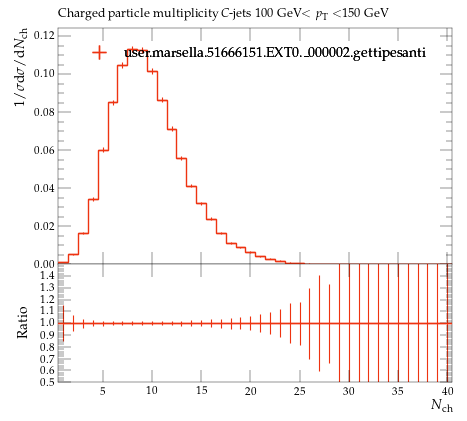

Here is the Python script that generated this plot:
#! /usr/bin/env python

# This Python script was auto-generated using YODA v2.0.2.
# Analysis object: /MC_HFDECAYS/avg_C_jet_ch_mult_100_150
# Timestamp: 24-07-2026 (16:40:05)

import matplotlib as mpl
import matplotlib.pyplot as plt
mpl.use('Agg') # comment out for interactive use
import os
import numpy as np

plotDir = os.path.split(os.path.realpath(__file__))[0]
if 'YODA_USER_PLOT_PATH' in globals():
    plot_outdir = globals()['YODA_USER_PLOT_PATH']
else:
    plot_outdir = plotDir

#plot style
plt.style.use(os.path.join(plotDir, '../default.mplstyle'))
# plot metadata
figW, figH = plt.rcParams['figure.figsize']
ax_xLabel = r'$N_\mathrm{ch}$'
ax_yLabel = r'$1/\sigma \mathrm{d}\sigma/\mathrm{d}N_\mathrm{ch}$'
ax_title  = r'Charged particle multiplicity $C$-jets 100 GeV$<p_\mathrm{T}<$150 GeV'
ax_xScale = 'linear'
ax_yScale = 'linear'
xLims = (0.5, 40.5)
yLims = (0.0, 0.12448700000000001)
xMinorTickMarks = 0

# TeX-friendly labels for the legend
labels = {
    'legend' : ([ r"user.marsella.51666151.EXT0.\_000002.gettipesanti" ], r""),
}

# Adjust canvas width and height
canvasW = 10.0
canvasH = 9.0
figW *= canvasW/10.
figH *= canvasH/9.

# Create figure and axis objects
fig, (ax, ratio0_ax) = plt.subplots(2, 1, sharex=True,
                  figsize=(figW,figH), gridspec_kw={'height_ratios': (6.0, 3.0)})

# Set figure margins
plt.subplots_adjust(
    left   = 1.0 * plt.rcParams['figure.subplot.left'],
    right  = 1.0 * plt.rcParams['figure.subplot.right'],
    top    = 1.0 * plt.rcParams['figure.subplot.top'],
    bottom = 1.0 * plt.rcParams['figure.subplot.bottom'])

ratio0_ax.yaxis.set_major_locator(mpl.ticker.MultipleLocator(0.1))
ratio0_ax.set_ylim(0.5, 1.4999)
ratio0_ax.set_ylabel('Ratio')
ratio0_ax.xaxis.set_minor_locator(mpl.ticker.NullLocator())

# the numerical data is stored in a separate file
dataf = dict()
prefix = os.path.split(__file__)[0]
if prefix:    prefix = prefix + '/'
exec(open(prefix+'avg_C_jet_ch_mult_100_150__data.py').read(), dataf)


legend_handles = dict() # keep track of handles for the legend

# style options for curves
# starts at zorder>=5 to draw curve on top of legend
styles = {
  'user.marsella.51666151.EXT0._000002.gettipesanti.yoda.gz': {
    'color' : '#EE3311',
    'linestyle' : '-',
    'linewidth' : 1,
    'marker' : 'none',
    'markersize' : 2,
    'capsize' : 0.0,
    'zorder' : 5,
    'histstyle' : 1,
    'drawstyle' : 'steps-pre',
    'xerrorbars' : 1,
    'yerrorbars' : 1,
    'fillcolor' : None,
    'fillopacity' : 1.0,
    'ratio0_linestyle' : '-',
    'ratio0_linewidth' : 1,
    'ratio0_marker' : 'none',
    'ratio0_markersize' : 2,
    'ratio0_capsize' : 0.0,
    'ratio0_zorder' : 5,
    'ratio0_histstyle' : 1,
    'ratio0_drawstyle' : 'steps-pre',
    'ratio0_xerrorbars' : 1,
    'ratio0_yerrorbars' : 1,
  },
}

# curve from input yoda files in main panel
for label, yvals in dataf['yvals'].items():
    if all(np.isnan(v) for v in dataf['yvals'][label]):
        continue
    tmp = None
    if styles[label]['histstyle']: # draw as histogram
        xpos = dataf['xedges'][label] if styles[label]['drawstyle'] else dataf['xpoints'][label]
        ypos = np.insert(yvals, 0, yvals[0]) if styles[label]['drawstyle'] else yvals
        if styles[label]['fillcolor']: # fill area below curve
            ax.fill_between(xpos, ypos, step='pre',
                            color=styles[label]['fillcolor'],
                            alpha=styles[label]['fillopacity'])
        tmp, = ax.plot(xpos, ypos,
                       color=styles[label]['color'],
                       linestyle=styles[label]['linestyle'],
                       linewidth=styles[label]['linewidth'],
                       drawstyle=styles[label]['drawstyle'], solid_joinstyle='miter',
                       zorder=styles[label]['zorder'], label=label)
    tmp = ax.errorbar(dataf['xpoints'][label], yvals,
                      xerr=np.array(dataf['xerrs'][label])*styles[label]['xerrorbars'],
                      yerr=np.array(dataf['yerrs'][label])*styles[label]['yerrorbars'],
                      fmt=styles[label]['marker'], capsize=styles[label]['capsize'],
                      markersize=styles[label]['markersize'],
                      ecolor=styles[label]['color'],
                      color=styles[label]['color'], zorder=styles[label]['zorder'])
    tmp[-1][0].set_linestyle(styles[label]['linestyle'])
    tmp[-1][0].set_linewidth(styles[label]['linewidth'])
    if label in dataf['add_legend_handle']:  legend_handles[label] = tmp
    for varLabel in dataf['variation_yvals'].keys():
        if varLabel.startswith(label):
            tmp, = ax.plot(dataf['xedges'][label], dataf['variation_yvals'][varLabel],
                           color=styles[label]['color'],
                           linestyle=styles[label]['linestyle'],
                           linewidth=styles[label]['linewidth'],
                           drawstyle='steps-pre', solid_joinstyle='miter',
                           zorder=styles[label]['zorder'], alpha=0.5)


# plots on ratio panel
# curve from input yoda files in ratio panel
for label, yvals in dataf['ratio0_yvals'].items():
    if all(np.isnan(v) for v in yvals):
        continue
    if styles[label]['ratio0_histstyle']: # plot as histogram
        xpos = dataf['xedges']['user.marsella.51666151.EXT0._000002.gettipesanti.yoda.gz'] if styles[label]['ratio0_drawstyle'] else dataf['xpoints']['user.marsella.51666151.EXT0._000002.gettipesanti.yoda.gz']
        ypos = np.insert(yvals, 0, yvals[0]) if styles[label]['ratio0_drawstyle'] else yvals
        ratio0_ax.plot(xpos, ypos,
                       color=styles[label]['color'],
                       linewidth=styles[label]['linewidth'],
                       linestyle=styles[label]['ratio0_linestyle'],
                       drawstyle=styles[label]['ratio0_drawstyle'], zorder=styles[label]['zorder'],
                       solid_joinstyle='miter')
    tmp = ratio0_ax.errorbar(dataf['xpoints']['user.marsella.51666151.EXT0._000002.gettipesanti.yoda.gz'], yvals,
                             xerr=np.array(dataf['ref_xerrs'])*styles[label]['ratio0_xerrorbars'],
                             yerr=np.array(dataf['ratio0_yerrs'][label])*styles[label]['ratio0_yerrorbars'],
                             fmt=styles[label]['ratio0_marker'], capsize=styles[label]['ratio0_capsize'],
                             markersize=styles[label]['ratio0_markersize'],
                             ecolor=styles[label]['color'],
                             color=styles[label]['color'])
    tmp[-1][0].set_linestyle(styles[label]['ratio0_linestyle'])
    tmp[-1][0].set_linewidth(styles[label]['ratio0_linewidth'])

    for varlabel in dataf['ratio0_variation_vals'].keys():
        if varlabel.startswith(label):
            ratio0_ax.plot(dataf['xedges']['user.marsella.51666151.EXT0._000002.gettipesanti.yoda.gz'],
                            dataf['ratio0_variation_vals'][varlabel],
                            color=styles[label]['color'],
                            linestyle=styles[label]['linestyle'],
                            linewidth=styles[label]['linewidth'],
                            drawstyle='steps-pre', solid_joinstyle='miter',
                            zorder=1, alpha=0.5)

legend_items = list(legend_handles.values())
ax.add_artist(ax.legend(legend_items,
                        labels['legend'][0],
                        title=labels['legend'][1],
                        alignment='left',
                        loc='upper center',
                        bbox_to_anchor=(0.5, 0.97)))

# set plot metadata as defined above
ratio0_ax.set_xlabel(ax_xLabel)
ratio0_ax.xaxis.set_label_coords(1., -0.15)
ax.set_ylabel(ax_yLabel, ha='right', va='top')
ax.yaxis.set_label_coords(-0.11, 1.0)
ax.set_title(ax_title, loc='left')
ax.set_xscale(ax_xScale)
ax.set_yscale(ax_yScale)
ax.set_xlim(xLims)
ax.set_ylim(yLims)

# tick formatting
plt.rcParams['xtick.top'] = True
plt.rcParams['ytick.right'] = True
ax.xaxis.set_minor_locator(mpl.ticker.NullLocator())
fig.align_ylabels((ax, ratio0_ax))
plt.savefig(os.path.join(plot_outdir, 'avg_C_jet_ch_mult_100_150.pdf'), format='PDF')
plt.savefig(os.path.join(plot_outdir, 'avg_C_jet_ch_mult_100_150.png'), format='PNG')

plt.close(fig)
